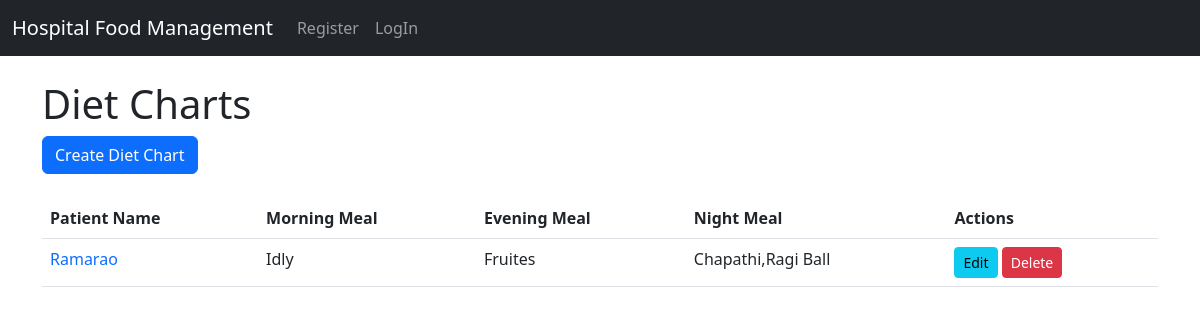
The page /hospital/diet-charts/ on the database its author committed.
### hospital/models.py (models this page shows, shortened)
class DietChart(models.Model):
    patient = models.ForeignKey(Patient, on_delete=models.CASCADE)
    morning_meal = models.TextField()
    evening_meal = models.TextField()
    night_meal = models.TextField()
    special_instructions = models.TextField()

class Patient(models.Model):
    name = models.CharField(max_length=100)
    diseases = models.TextField()
    allergies = models.TextField()
    room_number = models.IntegerField()
    bed_number = models.IntegerField()
    floor_number = models.IntegerField()
    age = models.IntegerField()
    gender = models.CharField(max_length=10)
    contact_info = models.CharField(max_length=15)
    emergency_contact = models.CharField(max_length=15)
    additional_info = models.TextField(blank=True, null=True)

### hospital/views.py (the view)
# urls.py: path('diet-charts/', views.dietchart_list_, name='diet_chart_list_create'),
def dietchart_list_(request):
   dietchart = DietChart.objects.all()
   return render(request,'hospital/diet_chart_list.html',{'dietchart':dietchart})

### templates/hospital/diet_chart_list.html
{% extends "base.html" %}
{% block content %}
<h1>Diet Charts</h1>
<a href="{% url 'dietchart_create_' %}" class="btn btn-primary">Create Diet Chart</a>
<table class="table mt-4">
    <thead>
        <tr>
            <th>Patient Name</th>
            <th>Morning Meal</th>
            <th>Evening Meal</th>
            <th>Night Meal</th>
            <th>Actions</th>
        </tr>
    </thead>
    <tbody>
        {% for diet_charts in dietchart %}
        <tr>
            <td>
                <a href="{ url 'dietchart_detail' diet_charts.id  }" style="text-decoration: none;">{{ diet_charts.patient.name }}</a>
            </td>
            <td>{{ diet_charts.morning_meal }}</td>
            <td>{{ diet_charts.evening_meal }}</td>
            <td>{{ diet_charts.night_meal }}</td>
            <td>
                <a href="{% url 'dietchart_update' diet_charts.id %}" class="btn btn-info btn-sm">Edit</a>
                <a href="{% url 'dietchart_delete' diet_charts.id %}" class="btn btn-danger btn-sm">Delete</a>
            </td>
        </tr>
        {% endfor %}
    </tbody>
</table>
{% endblock %}

### rows shown on the page
DietChart: patient.name "Ramarao", morning_meal "Idly", evening_meal "Fruites", night_meal "Chapathi,Ragi Ball"
